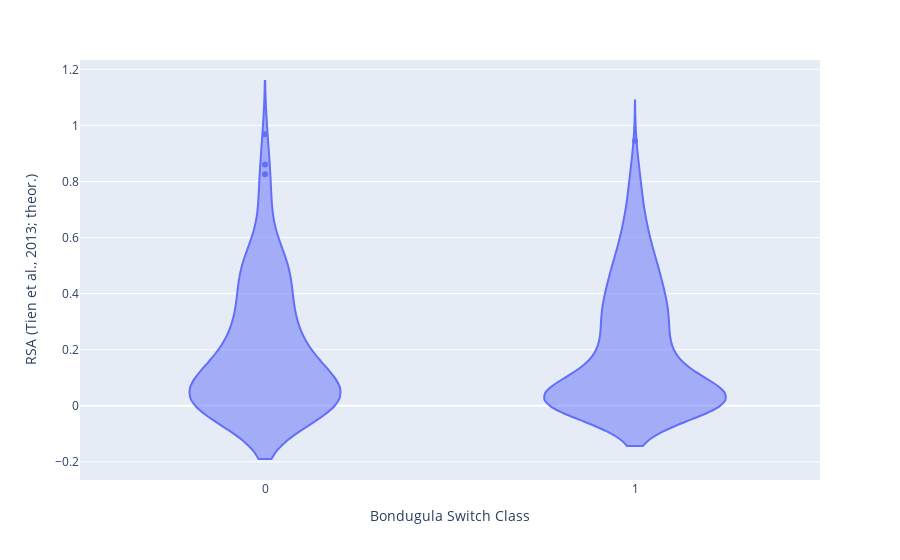

Source (notebook cell):
### Code cell
import pandas as pd
import plotly.express as px
data = pd.read_csv('/Users/anikakulkarni/Documents/RSA_Classifications/Tien/Theoretical/tien_theor_file_UPDATED_with4classes.tsv', sep='\t')
fig = px.violin(data, y='RSA (Tien et al., 2013; theor.)', x='Bondugula Switch Class')
fig.show()

### Figure 1 — Plotly figure (JSON) as saved in the notebook; plotly's stock layout.template omitted (floating-point values rounded to 4 significant figures; data arrays with more than 128 entries replaced by an {"elided": "..."} marker saying what was removed)
{"data": [{"alignmentgroup": "True", "box": {"visible": false}, "hovertemplate": "Bondugula Switch Class=%{x}<br>RSA (Tien et al., 2013; theor.)=%{y}<extra></extra>", "legendgroup": "", "marker": {"color": "#636efa"}, "name": "", "offsetgroup": "", "orientation": "v", "scalegroup": "True", "showlegend": false, "type": "violin", "x": {"elided": "502 int values"}, "x0": " ", "xaxis": "x", "y": {"elided": "502 float values"}, "y0": " ", "yaxis": "y"}], "layout": {"legend": {"tracegroupgap": 0}, "margin": {"t": 60}, "violinmode": "group", "xaxis": {"anchor": "y", "domain": [0, 1], "title": {"text": "Bondugula Switch Class"}}, "yaxis": {"anchor": "x", "domain": [0, 1], "title": {"text": "RSA (Tien et al., 2013; theor.)"}}}}
